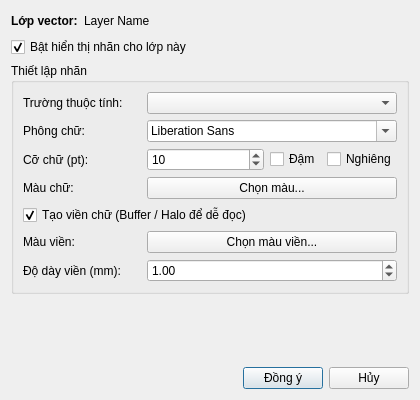
<?xml version="1.0" encoding="UTF-8"?>
<ui version="4.0">
 <class>VectorLabelingDialog</class>
 <widget class="QDialog" name="VectorLabelingDialog">
  <property name="geometry">
   <rect>
    <x>0</x>
    <y>0</y>
    <width>420</width>
    <height>400</height>
   </rect>
  </property>
  <property name="windowTitle">
   <string>Hiển thị nhãn</string>
  </property>
  <property name="modal">
   <bool>true</bool>
  </property>
  <layout class="QVBoxLayout" name="mainLayout">
   <item>
    <layout class="QHBoxLayout" name="layerInfoLayout">
     <item>
      <widget class="QLabel" name="layerTitleLabel">
       <property name="text">
        <string>Lớp vector:</string>
       </property>
       <property name="font">
        <font>
         <bold>true</bold>
        </font>
       </property>
      </widget>
     </item>
     <item>
      <widget class="QLabel" name="layerNameLabel">
       <property name="text">
        <string>Layer Name</string>
       </property>
      </widget>
     </item>
     <item>
      <spacer name="horizontalSpacer_2">
       <property name="orientation">
        <enum>Qt::Horizontal</enum>
       </property>
       <property name="sizeHint" stdset="0">
        <size>
         <width>40</width>
         <height>20</height>
        </size>
       </property>
      </spacer>
     </item>
    </layout>
   </item>
   <item>
    <widget class="QCheckBox" name="enableLabelCheckBox">
     <property name="text">
      <string>Bật hiển thị nhãn cho lớp này</string>
     </property>
     <property name="checked">
      <bool>true</bool>
     </property>
    </widget>
   </item>
   <item>
    <widget class="QGroupBox" name="settingsGroupBox">
     <property name="title">
      <string>Thiết lập nhãn</string>
     </property>
     <layout class="QGridLayout" name="gridLayout">
      <item row="0" column="0">
       <widget class="QLabel" name="fieldLabel">
        <property name="text">
         <string>Trường thuộc tính:</string>
        </property>
       </widget>
      </item>
      <item row="0" column="1" colspan="2">
       <widget class="QComboBox" name="fieldComboBox"/>
      </item>
      <item row="1" column="0">
       <widget class="QLabel" name="fontLabel">
        <property name="text">
         <string>Phông chữ:</string>
        </property>
       </widget>
      </item>
      <item row="1" column="1" colspan="2">
       <widget class="QFontComboBox" name="fontComboBox"/>
      </item>
      <item row="2" column="0">
       <widget class="QLabel" name="fontSizeLabel">
        <property name="text">
         <string>Cỡ chữ (pt):</string>
        </property>
       </widget>
      </item>
      <item row="2" column="1">
       <widget class="QSpinBox" name="fontSizeSpinBox">
        <property name="minimum">
         <number>4</number>
        </property>
        <property name="maximum">
         <number>72</number>
        </property>
        <property name="value">
         <number>10</number>
        </property>
       </widget>
      </item>
      <item row="2" column="2">
       <layout class="QHBoxLayout" name="styleLayout">
        <item>
         <widget class="QCheckBox" name="boldCheckBox">
          <property name="text">
           <string>Đậm</string>
          </property>
         </widget>
        </item>
        <item>
         <widget class="QCheckBox" name="italicCheckBox">
          <property name="text">
           <string>Nghiêng</string>
          </property>
         </widget>
        </item>
       </layout>
      </item>
      <item row="3" column="0">
       <widget class="QLabel" name="colorLabel">
        <property name="text">
         <string>Màu chữ:</string>
        </property>
       </widget>
      </item>
      <item row="3" column="1" colspan="2">
       <widget class="QPushButton" name="textColorButton">
        <property name="text">
         <string>Chọn màu...</string>
        </property>
       </widget>
      </item>
      <item row="4" column="0" colspan="3">
       <widget class="QCheckBox" name="bufferCheckBox">
        <property name="text">
         <string>Tạo viền chữ (Buffer / Halo để dễ đọc)</string>
        </property>
        <property name="checked">
         <bool>true</bool>
        </property>
       </widget>
      </item>
      <item row="5" column="0">
       <widget class="QLabel" name="bufferColorLabel">
        <property name="text">
         <string>Màu viền:</string>
        </property>
       </widget>
      </item>
      <item row="5" column="1" colspan="2">
       <widget class="QPushButton" name="bufferColorButton">
        <property name="text">
         <string>Chọn màu viền...</string>
        </property>
       </widget>
      </item>
      <item row="6" column="0">
       <widget class="QLabel" name="bufferSizeLabel">
        <property name="text">
         <string>Độ dày viền (mm):</string>
        </property>
       </widget>
      </item>
      <item row="6" column="1" colspan="2">
       <widget class="QDoubleSpinBox" name="bufferSizeSpinBox">
        <property name="minimum">
         <double>0.100000000000000</double>
        </property>
        <property name="maximum">
         <double>10.000000000000000</double>
        </property>
        <property name="singleStep">
         <double>0.500000000000000</double>
        </property>
        <property name="value">
         <double>1.000000000000000</double>
        </property>
       </widget>
      </item>
     </layout>
    </widget>
   </item>
   <item>
    <spacer name="verticalSpacer">
     <property name="orientation">
      <enum>Qt::Vertical</enum>
     </property>
     <property name="sizeHint" stdset="0">
      <size>
       <width>20</width>
       <height>10</height>
      </size>
     </property>
    </spacer>
   </item>
   <item>
    <layout class="QHBoxLayout" name="buttonLayout">
     <item>
      <spacer name="horizontalSpacer">
       <property name="orientation">
        <enum>Qt::Horizontal</enum>
       </property>
       <property name="sizeHint" stdset="0">
        <size>
         <width>40</width>
         <height>20</height>
        </size>
       </property>
      </spacer>
     </item>
     <item>
      <widget class="QPushButton" name="okButton">
       <property name="text">
        <string>Đồng ý</string>
       </property>
       <property name="default">
        <bool>true</bool>
       </property>
      </widget>
     </item>
     <item>
      <widget class="QPushButton" name="cancelButton">
       <property name="text">
        <string>Hủy</string>
       </property>
      </widget>
     </item>
    </layout>
   </item>
  </layout>
 </widget>
 <resources/>
 <connections/>
</ui>
